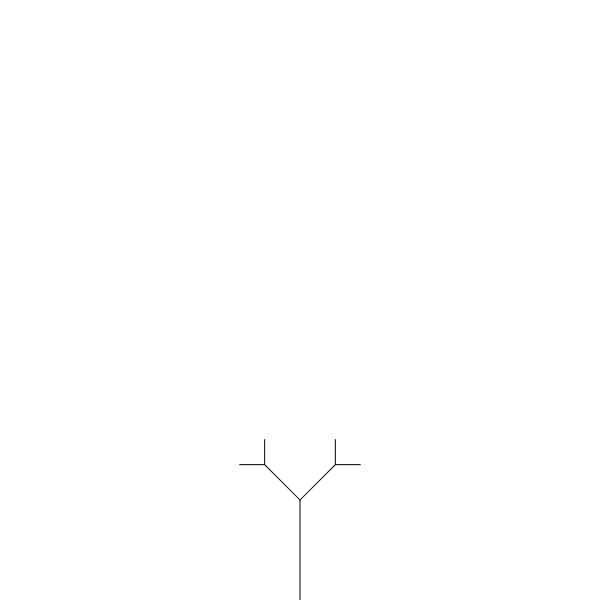
Frame 1 (no input)
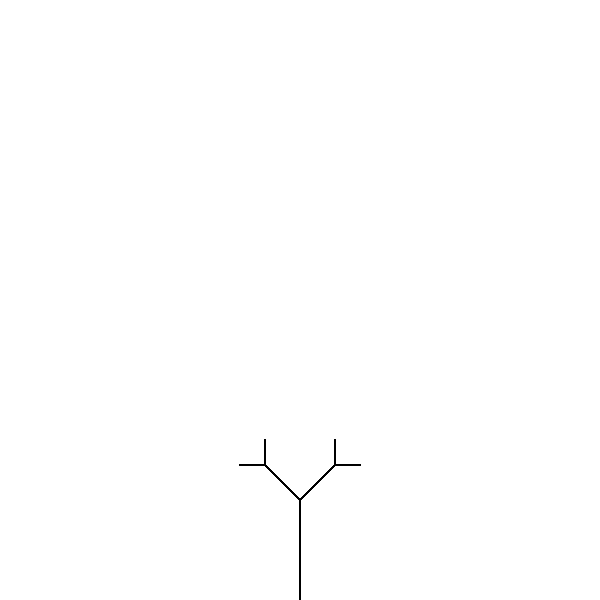
Frame 60 (no input)
Frame 120 (the mouse pressed at the canvas centre since frame 60): identical to frame 60, image omitted

The p5.js sketch that drew these frames (run headless with seeded random() and noise() and a simulated clock; from frame 60 on, the mouse is pressed at the canvas centre):

// p5.js sketch
// ── sketch.js
function setup() {
  createCanvas(600,600)
  background(255)
}

function draw() {
translate(width/2,height);
//The root
line(0,0,0,-100);
translate(0,-100);
 
push();
rotate(PI/4);
//Branch to the right
line(0,0,0,-50);
translate(0,-50);
  push();
    rotate(PI/4);
    line(0,0,0,-25);
  pop();
rotate(-PI/4);
line(0,0,0,-25);
pop();
 
rotate(-PI/4);
//Branch to the left
line(0,0,0,-50);
translate(0,-50);

push();
rotate(PI/4);
line(0,0,0,-25);
pop();
rotate(-PI/4);
line(0,0,0,-25);
}
